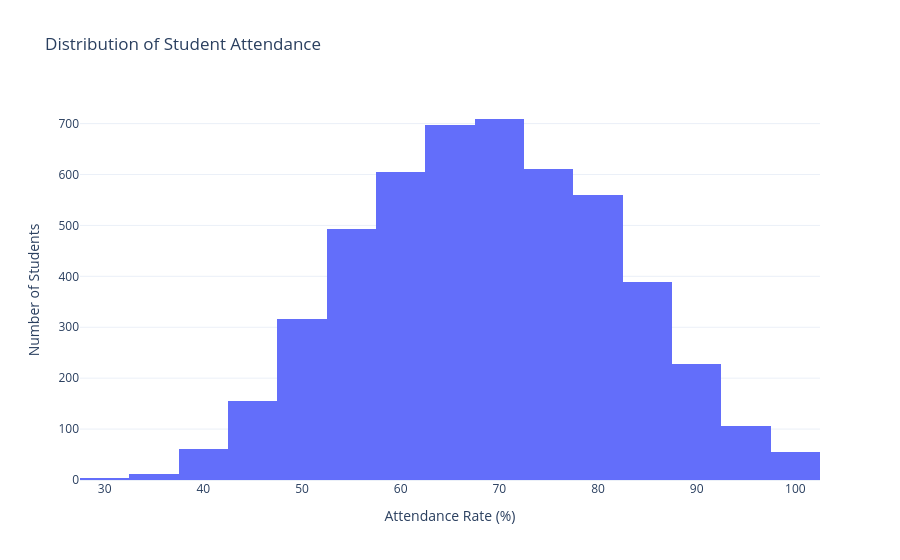

The code cell stored with this chart in its notebook:
### Code cell
import plotly.express as px

fig = px.histogram(
    student_data,
    x="attendance_rate",
    nbins=30,
    title="Distribution of Student Attendance",
    labels={
        "attendance_rate": "Attendance Rate (%)",
        "count": "Number of Students"
    }
)

fig.update_layout(
    template="plotly_white",
    xaxis_title="Attendance Rate (%)",
    yaxis_title="Number of Students"
)

fig.show()

### Figure 1 — Plotly figure (JSON) as saved in the notebook; plotly's stock layout.template omitted (floating-point values rounded to 4 significant figures; data arrays with more than 128 entries replaced by an {"elided": "..."} marker saying what was removed)
{"data": [{"alignmentgroup": "True", "bingroup": "x", "hovertemplate": "Attendance Rate (%)=%{x}<br>count=%{y}<extra></extra>", "legendgroup": "", "marker": {"color": "#636efa", "pattern": {"shape": ""}}, "name": "", "nbinsx": 30, "offsetgroup": "", "orientation": "v", "showlegend": false, "type": "histogram", "x": {"elided": "5000 float values"}, "xaxis": "x", "yaxis": "y"}], "layout": {"barmode": "relative", "legend": {"tracegroupgap": 0}, "title": {"text": "Distribution of Student Attendance"}, "xaxis": {"anchor": "y", "domain": [0, 1], "title": {"text": "Attendance Rate (%)"}}, "yaxis": {"anchor": "x", "domain": [0, 1], "title": {"text": "Number of Students"}}}}
